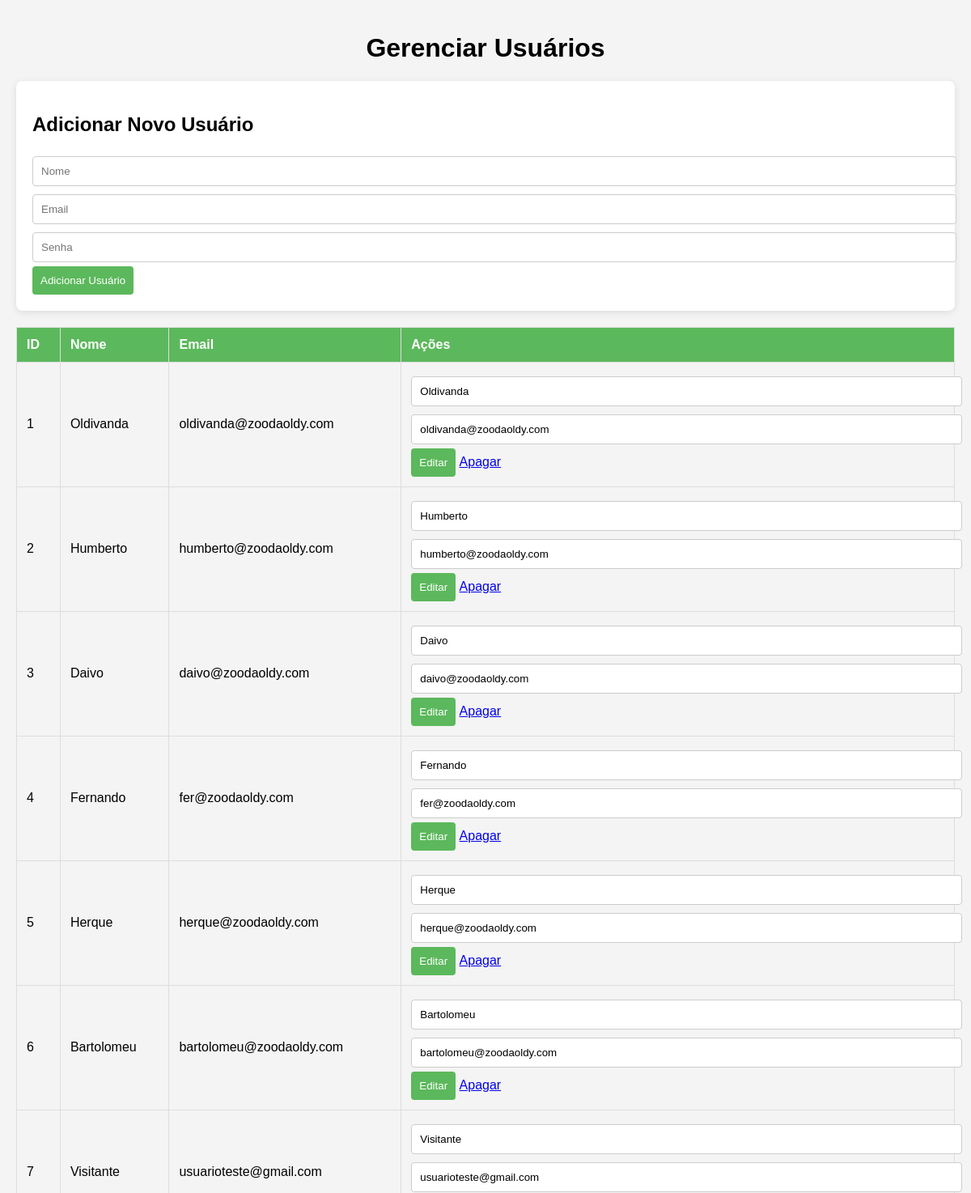
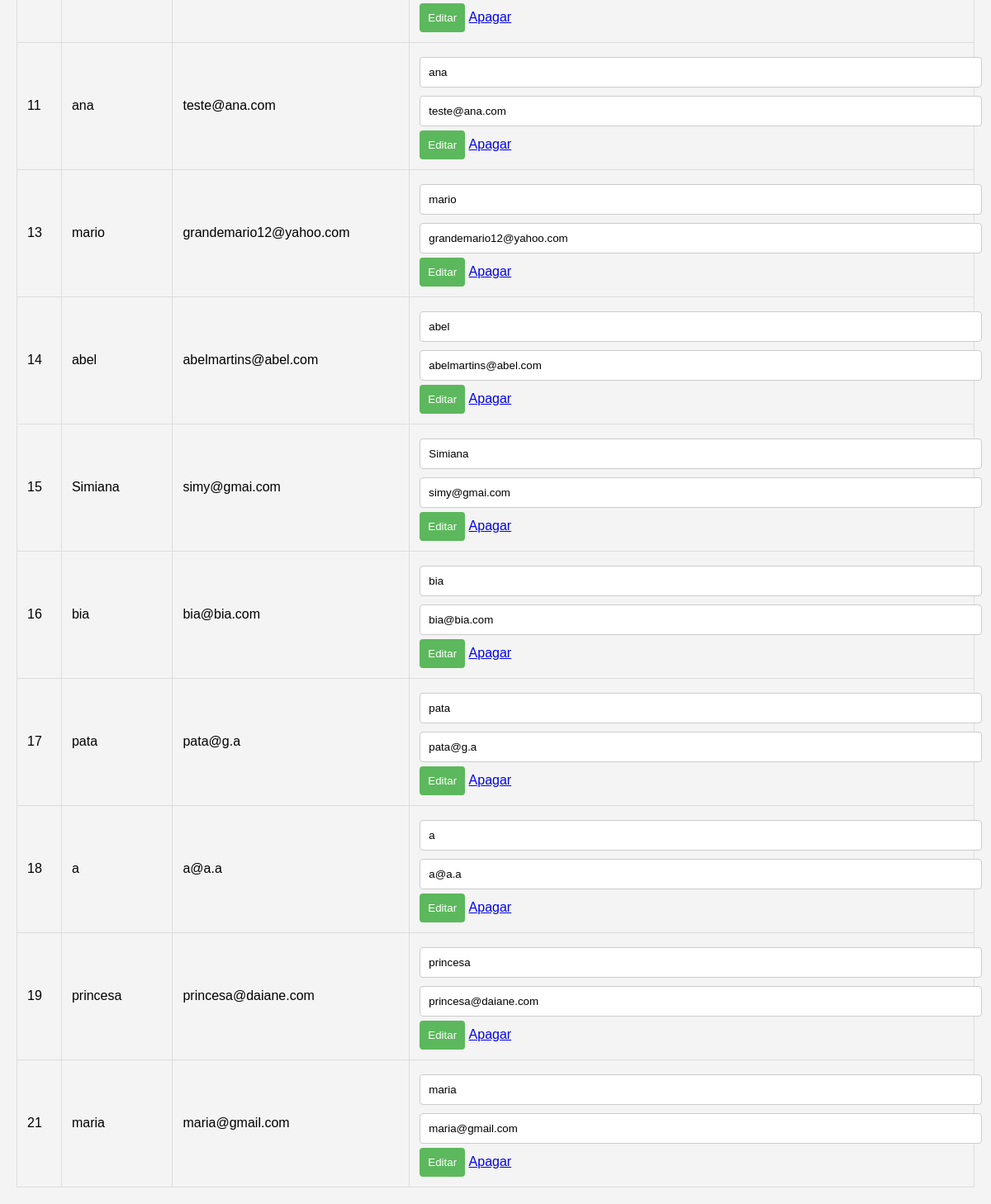
/admin/usuarios.php, run on the app's committed database (2 pictures, top to bottom).
### tables this page shows
CREATE TABLE `usuarios` (
  `id` int(11) NOT NULL,
  `username` varchar(50) NOT NULL,
  `password` varchar(255) NOT NULL,
  `nivel_id` int(11) NOT NULL,
  `nome` varchar(100) NOT NULL,
  `apelido` varchar(100) DEFAULT NULL,
  `sexo` enum('M','F','Outro') NOT NULL,
  `endereco` varchar(255) DEFAULT NULL,
  `nacionalidade` varchar(100) DEFAULT NULL,
  `telefone` varchar(15) DEFAULT NULL,
  `data_nascimento` date DEFAULT NULL,
  `ocupacao` varchar(100) DEFAULT NULL,
  `email` varchar(100) DEFAULT NULL,
  `created_at` timestamp NOT NULL DEFAULT current_timestamp(),
  `reset_token` varchar(255) DEFAULT NULL
);

### admin/usuarios.php (the view, shortened to what this page needs)
<?php
include '../db_conexao.php';
function getAllUsers($conn) {
    $sql = "SELECT * FROM usuarios";
    return $conn->query($sql);
}
$users = getAllUsers($conn);
?>
<!DOCTYPE html>
<html lang="pt-BR">
<head>
</head>
<body>
    <h1>Gerenciar Usuários</h1>
    <div class="form-container">
        <h2>Adicionar Novo Usuário</h2>
        <form action="" method="post">
            <input type="text" name="nome" placeholder="Nome" required>
            <input type="email" name="email" placeholder="Email" required>
            <input type="password" name="senha" placeholder="Senha" required>
            <input type="submit" name="add" value="Adicionar Usuário">
        </form>
    </div>
    <table>
        <tr>
            <th>ID</th>
            <th>Nome</th>
            <th>Email</th>
            <th>Ações</th>
        </tr>
        <?php foreach ($users as $user): ?>
        <tr>
            <td><?php echo $user['id']; ?></td>
            <td><?php echo $user['nome']; ?></td>
            <td><?php echo $user['email']; ?></td>
            <td>
                <form action="" method="post" style="display:inline;">
                    <input type="text" name="nome" value="<?php echo $user['nome']; ?>" required>
                    <input type="email" name="email" value="<?php echo $user['email']; ?>" required>
                    <input type="submit" name="edit" value="Editar">
                </form>
                <a href="?delete=<?php echo $user['id']; ?>" onclick="return confirm('Tem certeza que deseja apagar este usuário?');">Apagar</a>
            </td>
        </tr>
        <?php endforeach; ?>
    </table>
</body>
</html>

### admin/usuarios.php (style rules this page uses)
body { font-family: Arial, sans-serif; background-color: #f4f4f4; margin: 0; padding: 20px; }
h1 { text-align: center; }
table { width: 100%; border-collapse: collapse; margin-top: 20px; }
table, th, td { border: 1px solid #ddd; }
th, td { padding: 12px; text-align: left; }
th { background-color: #5cb85c; color: white; }
.form-container { margin: 20px 0; padding: 20px; background: white; border-radius: 8px; box-shadow: 0 2px 10px rgba(0, 0, 0, 0.1); }
input[type="text"], input[type="email"], input[type="password"] { width: 100%; padding: 10px; margin: 5px 0; border: 1px solid #ccc; border-radius: 4px; }
input[type="submit"] { background-color: #5cb85c; color: white; padding: 10px; border: none; border-radius: 4px; cursor: pointer; }

### data on the page
usuarios: id "1", nome "Oldivanda", email "oldivanda@zoodaoldy.com"
usuarios: id "2", nome "Humberto", email "humberto@zoodaoldy.com"
usuarios: id "3", nome "Daivo", email "daivo@zoodaoldy.com"
usuarios: id "4", nome "Fernando", email "fer@zoodaoldy.com"
usuarios: id "5", nome "Herque", email "herque@zoodaoldy.com"
usuarios: id "6", nome "Bartolomeu", email "bartolomeu@zoodaoldy.com"
usuarios: id "7", nome "Visitante", email "usuarioteste@gmail.com"
usuarios: id "11", nome "ana", email "teste@ana.com"
usuarios: id "13", nome "mario", email "grandemario12@yahoo.com"
usuarios: id "14", nome "abel", email "abelmartins@abel.com"
usuarios: id "15", nome "Simiana", email "simy@gmai.com"
usuarios: id "16", nome "bia", email "bia@bia.com"
usuarios: id "17", nome "pata", email "pata@g.a"
usuarios: id "18", nome "a", email "a@a.a"
usuarios: id "19", nome "princesa", email "princesa@daiane.com"
usuarios: id "21", nome "maria", email "maria@gmail.com"
